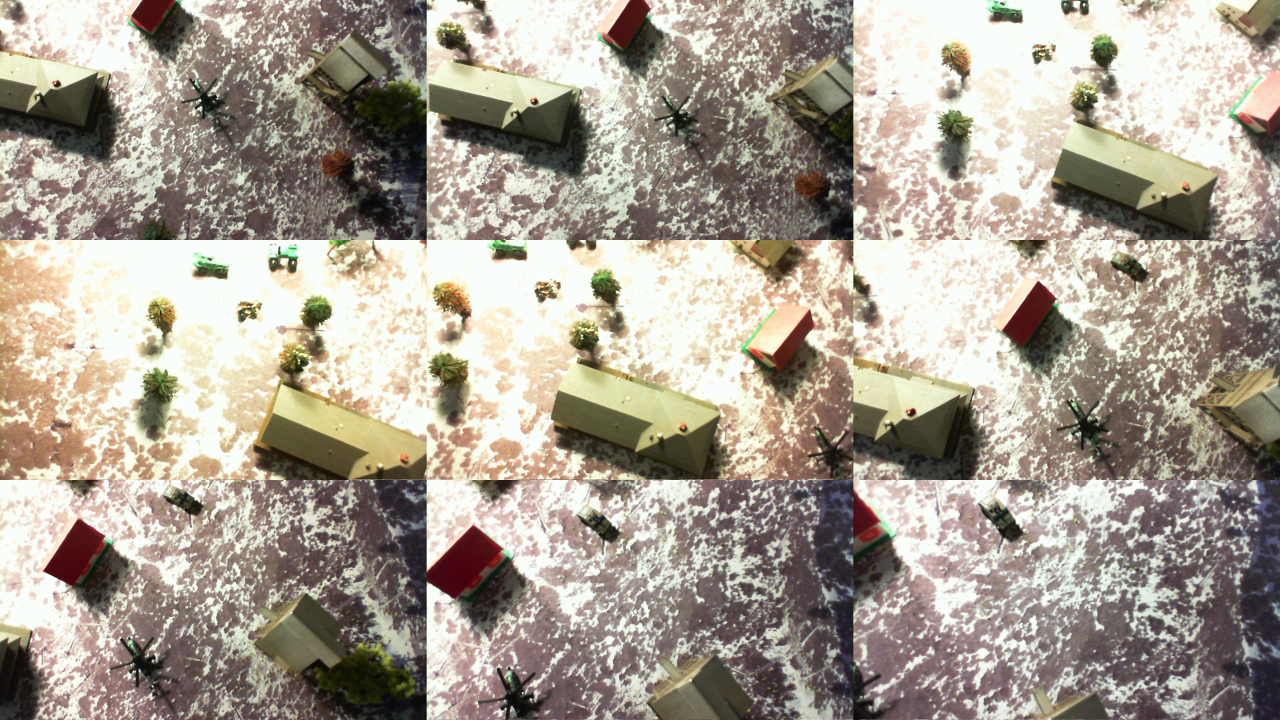
%> input picture extract_frame/RobotScene-s0015-p02-c00.jpg, 3840 x 2160 px (shown at 1/3 size)
$ octave --eval "result = extract4from9('RobotScene-s0015-p02-c00.jpg');"   (GNU Octave 9; MATLAB toolbox functions it lacks are replaced by stand-ins)
%> lines starting %> are read from the running program, lines starting %| are printed output that depends on the picture
function [res_img] = extract4from9(fname)
%> called with fname = 'RobotScene-s0015-p02-c00.jpg'

img = imread(fname);
frame2 = img(1:720, 1281:2560, :);
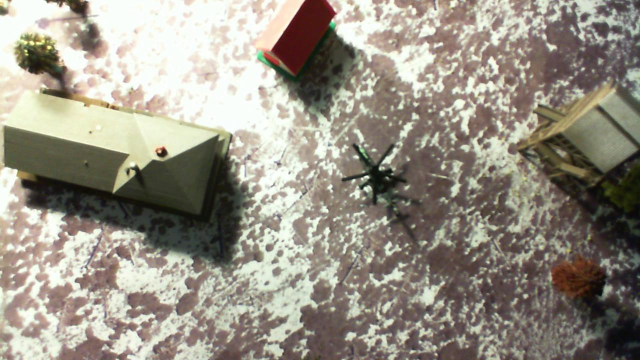
%> frame2: size 720x1280x3 uint8 (shown at 1/2 size); mean R, G, B 151.1, 145.2, 132.6
frame4 = img(721:1440, 1:1280, :);
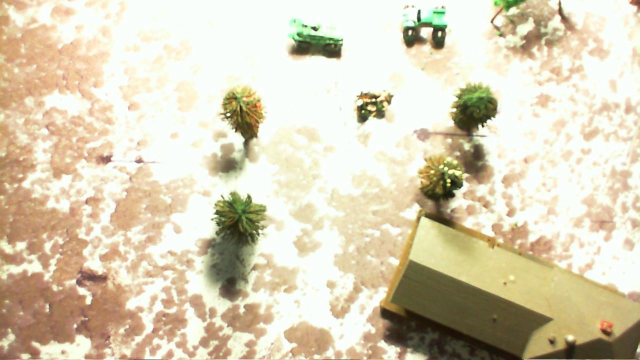
%> frame4: size 720x1280x3 uint8 (shown at 1/2 size); mean R, G, B 218.1, 208.5, 183.1
frame6 = img(721:1440, 2561: 2560+1280, :);
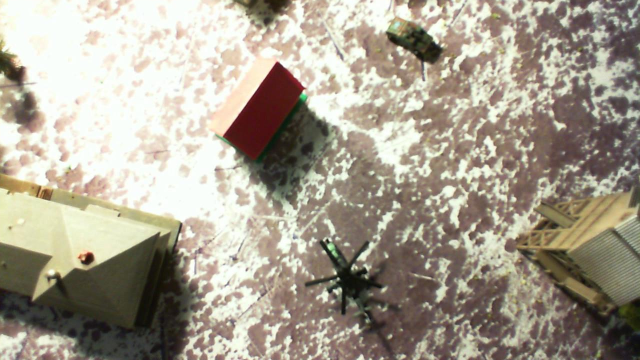
%> frame6: size 720x1280x3 uint8 (shown at 1/2 size); mean R, G, B 167, 159.2, 144
frame8 = img(1441:1440+720, 1281:2560, :);
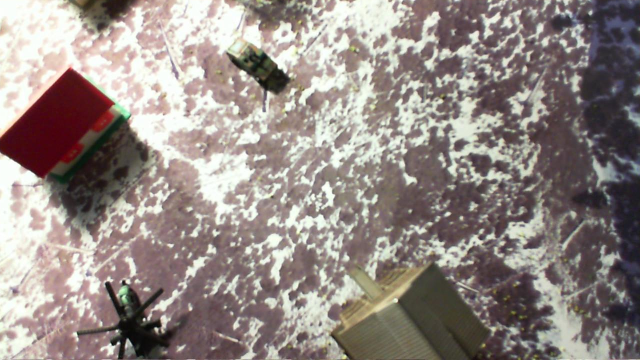
%> frame8: size 720x1280x3 uint8 (shown at 1/2 size); mean R, G, B 148.1, 137.8, 133
res_img = cat(2, frame2, frame4, frame6, frame8);
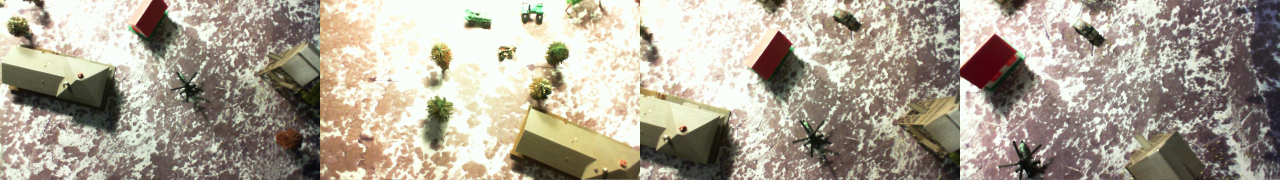
%> res_img: size 720x5120x3 uint8 (shown at 1/4 size); mean R, G, B 171.1, 162.6, 148.2

end

$ run again, on extract_frame/RobotScene-s0015-p02-c01.jpg
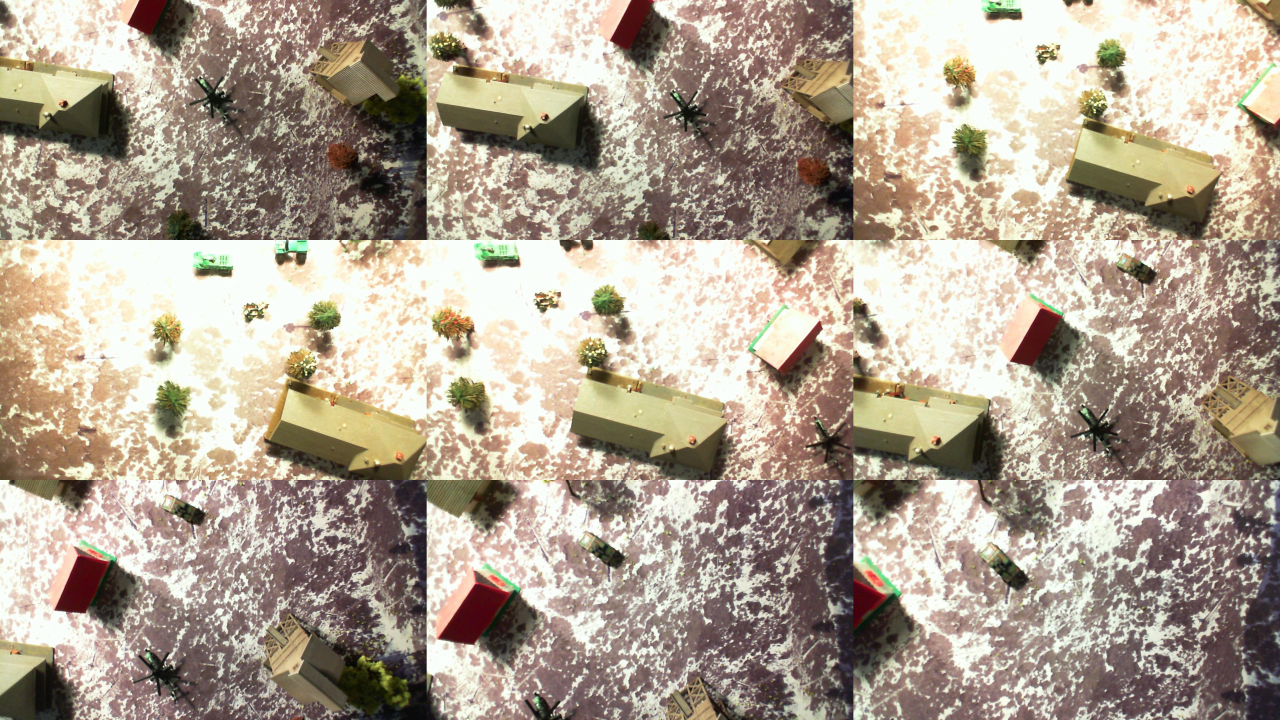
%> input picture extract_frame/RobotScene-s0015-p02-c01.jpg, 3840 x 2160 px (shown at 1/3 size)
%> in extract4from9, `frame8 = img(1441:1440+720, 1281:2560, :);`:
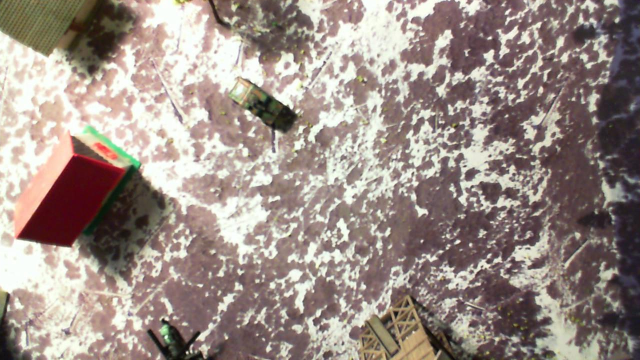
%> frame8: size 720x1280x3 uint8 (shown at 1/2 size); mean R, G, B 155.9, 141.9, 134.7
%> in extract4from9, `res_img = cat(2, frame2, frame4, frame6, frame8);`:
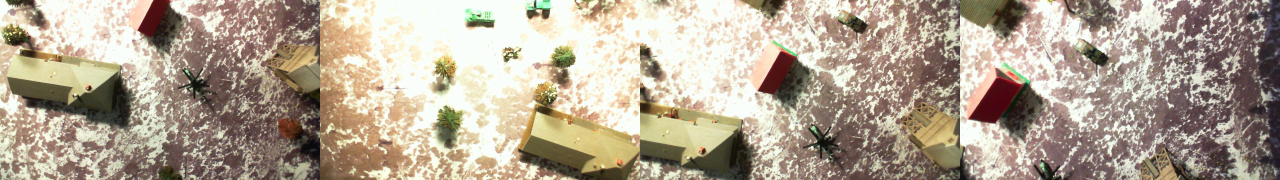
%> res_img: size 720x5120x3 uint8 (shown at 1/4 size); mean R, G, B 177.5, 164.4, 147.3

$ run again, on extract_frame/RobotScene-s0015-p02-c02.jpg
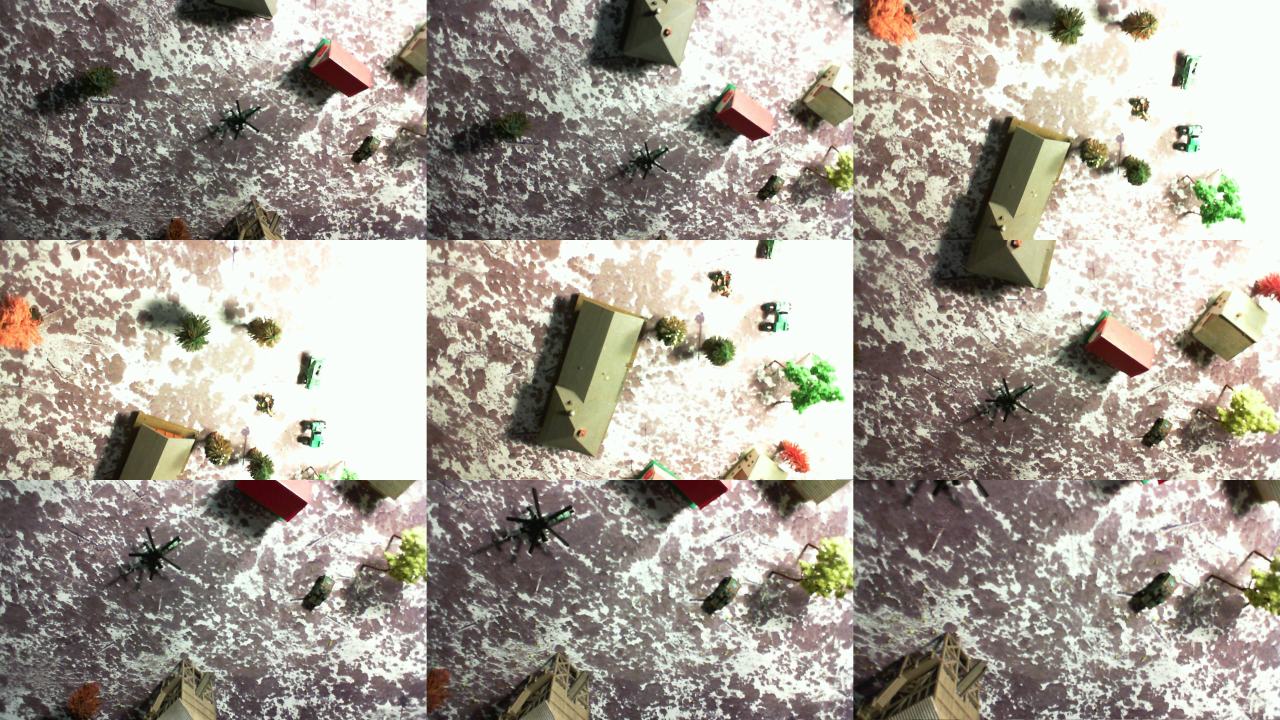
%> input picture extract_frame/RobotScene-s0015-p02-c02.jpg, 3840 x 2160 px (shown at 1/3 size)
%> in extract4from9, `frame8 = img(1441:1440+720, 1281:2560, :);`:
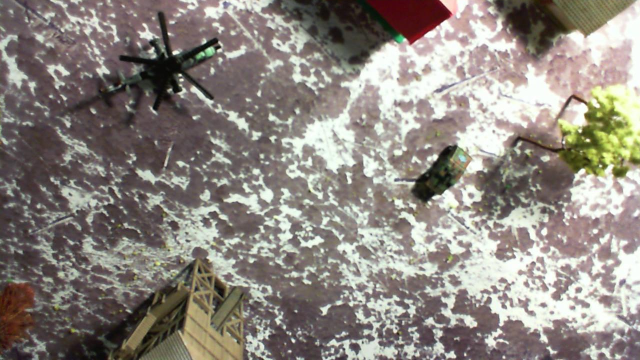
%> frame8: size 720x1280x3 uint8 (shown at 1/2 size); mean R, G, B 141.7, 134.8, 127.8
%> in extract4from9, `res_img = cat(2, frame2, frame4, frame6, frame8);`:
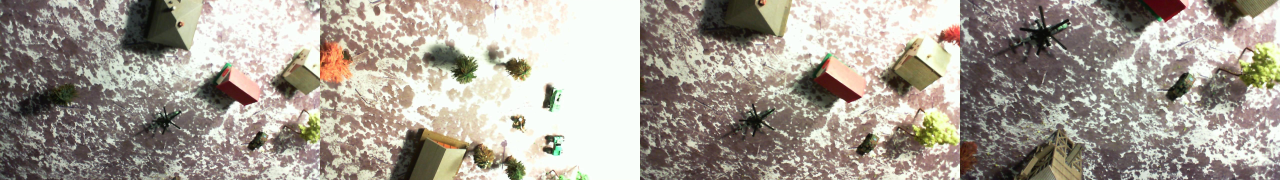
%> res_img: size 720x5120x3 uint8 (shown at 1/4 size); mean R, G, B 166.7, 159.4, 149
